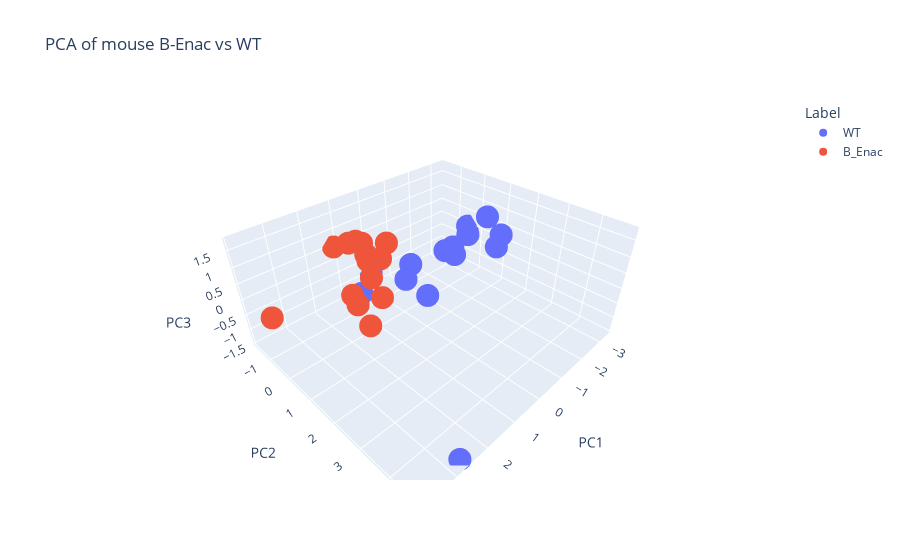

This figure's notebook cell:
### Code cell
pca_3D(df_mouse_combine, 'PCA of mouse B-Enac vs WT')

### Figure 1 — Plotly figure (JSON) as saved in the notebook; plotly's stock layout.template omitted (floating-point values rounded to 4 significant figures)
{"data": [{"hovertemplate": "Label=WT<br>PC1=%{x}<br>PC2=%{y}<br>PC3=%{z}<extra></extra>", "legendgroup": "WT", "marker": {"color": "#636efa", "symbol": "circle"}, "mode": "markers", "name": "WT", "scene": "scene", "showlegend": true, "type": "scatter3d", "x": [-3.157, -0.6734, -3.079, -1.761, -0.9376, -0.82, -1.491, -2.483, -2.084, -2.031, -3.324, -0.03903, 0.6033, 2.701], "y": [0.9443, -0.4127, 0.5589, 0.0002744, -0.9756, 0.1733, 0.5789, 1.571, 0.6374, 0.1666, -0.4475, -1.64, -1.347, 4.776], "z": [-0.1693, -0.3336, 0.7819, -0.1219, -1.282, -1.291, 0.358, 0.7599, 0.5666, -0.3073, 0.004954, -0.8995, -1.257, -1.486]}, {"hovertemplate": "Label=B_Enac<br>PC1=%{x}<br>PC2=%{y}<br>PC3=%{z}<extra></extra>", "legendgroup": "B_Enac", "marker": {"color": "#EF553B", "symbol": "circle"}, "mode": "markers", "name": "B_Enac", "scene": "scene", "showlegend": true, "type": "scatter3d", "x": [1.461, 0.2277, 1.491, 1.715, 1.782, 3.82, 1.19, 0.4096, 0.4034, 1.574, 0.9043, 1.049, 0.623, 1.924], "y": [0.3019, -0.7324, -0.4921, -0.04146, 0.3834, -0.6338, -1.651, -1.117, -1.027, -0.149, 0.1107, 0.6496, -1.045, 0.8597], "z": [1.227, 0.1186, -0.4401, 1.515, 1.765, -0.02115, 0.5381, -0.03723, -0.6127, -0.5532, -0.5148, 1.529, 0.6787, -0.517]}], "layout": {"legend": {"title": {"text": "Label"}, "tracegroupgap": 0}, "scene": {"domain": {"x": [0, 1], "y": [0, 1]}, "xaxis": {"title": {"text": "PC1"}}, "yaxis": {"title": {"text": "PC2"}}, "zaxis": {"title": {"text": "PC3"}}}, "title": {"text": "PCA of mouse B-Enac vs WT"}}}
